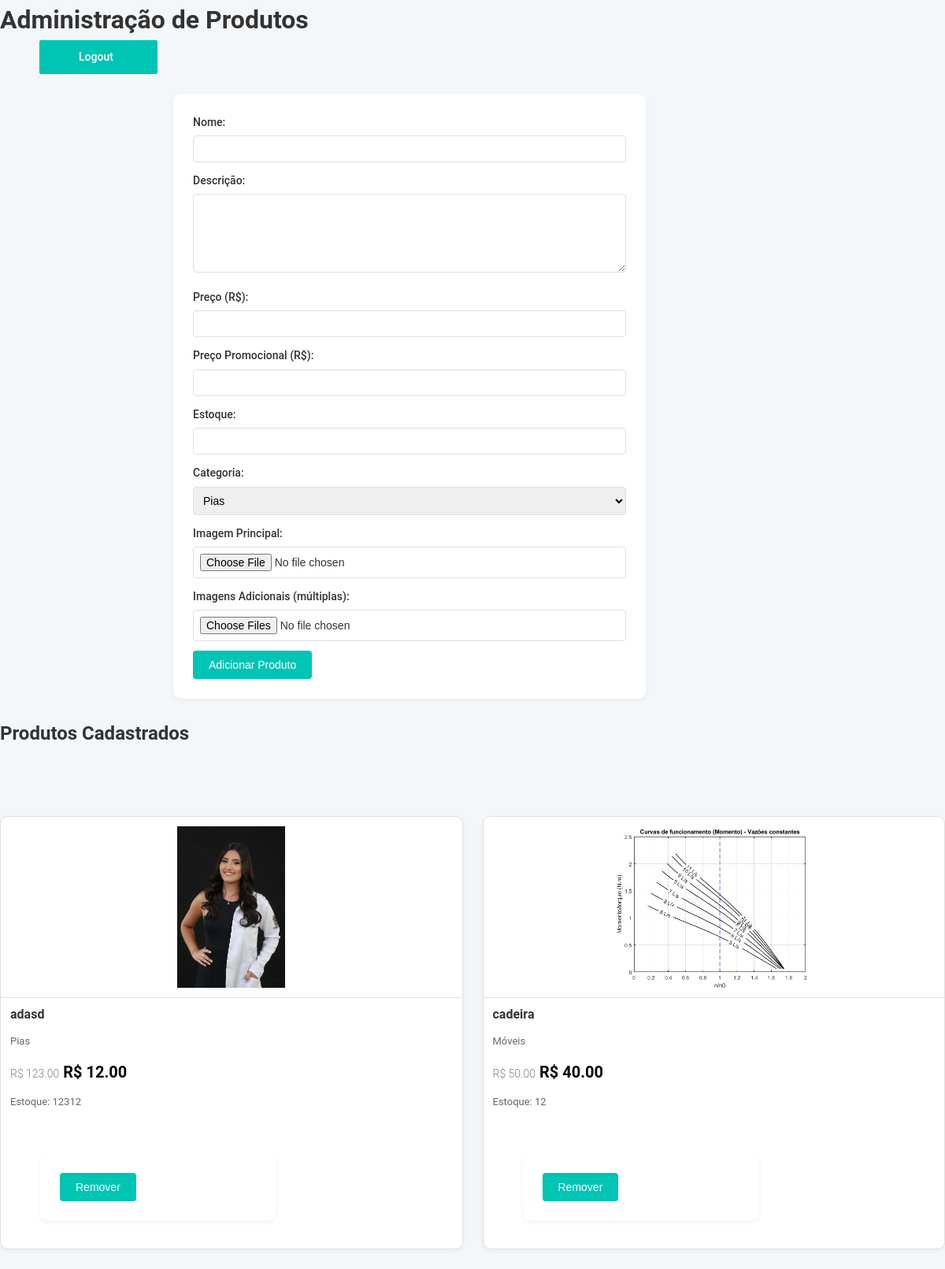
/admin (signed in), run on the app's committed database.
### tables this page shows
CREATE TABLE produtos (
        id INTEGER PRIMARY KEY AUTOINCREMENT,
        nome TEXT NOT NULL,
        descricao TEXT,
        preco REAL NOT NULL,
        preco_promocional REAL,
        estoque INTEGER NOT NULL,
        categoria TEXT NOT NULL,
        imagem TEXT,
        imagens_adicionais TEXT
    );

### app.py (the view, shortened to what this page needs)
@app.route('/admin', methods=['GET', 'POST'])
def admin():
    conn = get_db_connection()
    if 'user_id' not in session:
        flash('Por favor, faça login para acessar esta página.', 'error')
        return redirect(url_for('login'))
    if request.method == 'POST' and 'delete_id' in request.form:
        delete_id = request.form['delete_id']
        conn.execute('DELETE FROM produtos WHERE id = ?', (delete_id,))
        conn.commit()
    produtos = conn.execute('SELECT * FROM produtos').fetchall()
    categorias = get_categorias()
    conn.close()
    return render_template('admin.html', produtos=produtos, categorias=categorias)

### app.py (called while the page is built)
def get_db_connection():
    conn = sqlite3.connect('database.db')
    conn.row_factory = sqlite3.Row
    return conn

def get_categorias():
    conn = get_db_connection()
    categorias = conn.execute('SELECT DISTINCT categoria FROM produtos').fetchall()
    conn.close()
    return categorias

### templates/admin.html (shortened to what this page needs)
<!DOCTYPE html>
<html lang="pt-br">
<head>
    <link rel="stylesheet" href="{{ url_for('static', filename='css/style.css') }}">
</head>
<body>
    <h1>Administração de Produtos</h1>
    <div class="logout">
        <a class="logout" href="{{ url_for('logout') }}">Logout</a>
    </div>
    <form method="POST" enctype="multipart/form-data">
        <label>Nome:</label><input type="text" name="nome" required><br>
        <label>Descrição:</label><textarea name="descricao"></textarea><br>
        <label>Preço (R$):</label><input type="number" step="0.01" name="preco" required><br>
        <label>Preço Promocional (R$):</label><input type="number" step="0.01" name="preco_promocional"><br>
        <label>Estoque:</label><input type="number" name="estoque" required><br>
        <label>Categoria:</label>
        <select name="categoria" required>
            <option value="Pias">Pias</option>
        </select><br>
        <label for="imagem">Imagem Principal:</label>
        <input type="file" name="imagem" accept="image/*" required>
        <label for="imagens_adicionais">Imagens Adicionais (múltiplas):</label>
        <input type="file" name="imagens_adicionais[]" multiple accept="image/*">
        <button type="submit">Adicionar Produto</button>
    </form>
    <h2>Produtos Cadastrados</h2>
    <div class="produtos">
        {% for produto in produtos %}
        <div class="produto">
            <img src="{{ url_for('static', filename='uploads/' + produto['imagem']) }}" alt="{{ produto['nome'] }}">
            <h2>{{ produto['nome'] }}</h2>
            <p>{{ produto['categoria'] }}</p>
            <p class="preco">
                {% if produto['preco_promocional'] %}
                <span class="preco-antigo">R$ {{ "%.2f" | format(produto['preco']) }}</span>
                R$ {{ "%.2f" | format(produto['preco_promocional']) }}
                {% else %}
                R$ {{ "%.2f" | format(produto['preco']) }}
                {% endif %}
            </p>
            <p>Estoque: {{ produto['estoque'] }}</p>
            <form method="POST">
                <button type="submit" onclick="return confirm('Tem certeza que deseja remover?')">Remover</button>
            </form>
        </div>
        {% endfor %}
    </div>
</body>
</html>

### static/css/style.css (style rules this page uses)
* { margin: 0; padding: 0; box-sizing: border-box; }
body { font-family: 'Roboto', sans-serif; background-color: #f4f7fa; color: #333; line-height: 1.6; }
:root { --primary-color: #1a3c34; --secondary-color: #2d5a52; --accent-color: #00c4b4; --error-color: #e63946; --success-color: #28a745; --border-color: #e0e0e0; --text-light: #666; --nav-bg-light: #ffffff; --shadow: 0 2px 6px rgba(0, 0, 0, 0.05); }
.produtos { margin-top: 60px; display: grid; grid-template-columns: repeat(auto-fit, minmax(280px, 1fr)); gap: 25px; padding: 25px 0px; }
.produto { background-color: white; border: 1px solid var(--border-color); border-radius: 10px; overflow: hidden; box-shadow: var(--shadow); transition: transform 0.3s, box-shadow 0.3s; height: 550px; display: flex; flex-direction: column; justify-content: space-between; }
.produto img { width: 100%; height: 230px; object-fit: contain; padding: 12px; border-bottom: 1px solid var(--border-color); }
.produto h2 { font-size: 16px; margin: 8px 12px; text-align: left; flex-grow: 1; color: #333; }
.produto p { font-size: 13px; margin: 4px 12px; color: var(--text-light); }
.produto .preco { font-size: 20px; font-weight: 700; color: black; margin: 8px 12px; }
.preco-antigo { color: grey; font-size: 14px; font-weight:300; }
.produto form { display: flex; justify-content: left; gap: 10px; margin: 50px; height: 110px; width: 300px; }
.logout { background-color: var(--accent-color); color: white; padding: 10px 0px; border: none; border-radius: 2px; cursor: pointer; font-size: 14px; font-weight: 500; width: 150px; margin-left: 50px; transition: background-color 0.3s, transform 0.3s; text-decoration: none; }
form { max-width: 600px; margin: 25px auto; background-color: white; padding: 25px; border-radius: 10px; box-shadow: var(--shadow); margin-left: 220px; width: calc(100% - 240px); }
form label { display: block; margin-bottom: 6px; font-weight: 500; font-size: 14px; color: #333; }
form input[type="text"], form input[type="number"], form select, form input[type="file"], form textarea { width: 100%; padding: 8px; margin-bottom: 12px; border: 1px solid var(--border-color); border-radius: 4px; font-size: 14px; transition: border-color 0.3s, box-shadow 0.3s; }
form textarea { height: 100px; }
form button { background-color: var(--accent-color); color: white; padding: 10px 20px; border: none; border-radius: 4px; cursor: pointer; font-size: 14px; font-weight: 500; transition: background-color 0.3s, transform 0.3s; }

### data on the page
produtos: imagem (picture), nome "adasd", categoria "Pias", preco "123.00", preco_promocional "12.00", estoque "12312"
produtos: imagem (picture), nome "cadeira", categoria "Móveis", preco "50.00", preco_promocional "40.00", estoque "12"
